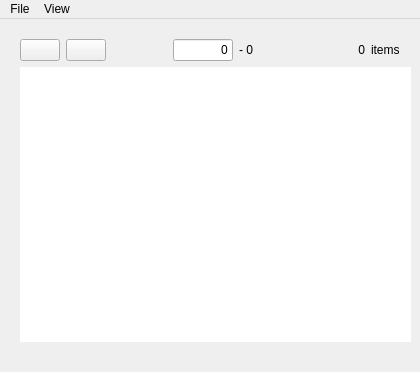
<?xml version="1.0" encoding="UTF-8"?>
<ui version="4.0">
 <class>MainWindow</class>
 <widget class="QMainWindow" name="MainWindow">
  <property name="geometry">
   <rect>
    <x>0</x>
    <y>0</y>
    <width>420</width>
    <height>372</height>
   </rect>
  </property>
  <property name="sizePolicy">
   <sizepolicy hsizetype="Fixed" vsizetype="Fixed">
    <horstretch>0</horstretch>
    <verstretch>0</verstretch>
   </sizepolicy>
  </property>
  <property name="minimumSize">
   <size>
    <width>420</width>
    <height>372</height>
   </size>
  </property>
  <property name="maximumSize">
   <size>
    <width>420</width>
    <height>372</height>
   </size>
  </property>
  <property name="windowTitle">
   <string>Digit Viewer for Kaggle</string>
  </property>
  <widget class="QWidget" name="centralWidget">
   <widget class="QWidget" name="layoutWidget">
    <property name="geometry">
     <rect>
      <x>9</x>
      <y>9</y>
      <width>402</width>
      <height>314</height>
     </rect>
    </property>
    <layout class="QVBoxLayout" name="verticalLayout">
     <item>
      <layout class="QHBoxLayout" name="horizontalLayout">
       <item>
        <widget class="QPushButton" name="buttonPrevious">
         <property name="text">
          <string/>
         </property>
         <property name="icon">
          <iconset resource="resource.qrc">
           <normaloff>:/Actions-left.png</normaloff>:/Actions-left.png</iconset>
         </property>
        </widget>
       </item>
       <item>
        <widget class="QPushButton" name="buttonNext">
         <property name="text">
          <string/>
         </property>
         <property name="icon">
          <iconset resource="resource.qrc">
           <normaloff>:/Actions-right.png</normaloff>:/Actions-right.png</iconset>
         </property>
        </widget>
       </item>
       <item>
        <spacer name="horizontalSpacer">
         <property name="orientation">
          <enum>Qt::Horizontal</enum>
         </property>
         <property name="sizeHint" stdset="0">
          <size>
           <width>40</width>
           <height>20</height>
          </size>
         </property>
        </spacer>
       </item>
       <item>
        <widget class="QLineEdit" name="editGoTo">
         <property name="minimumSize">
          <size>
           <width>60</width>
           <height>0</height>
          </size>
         </property>
         <property name="maximumSize">
          <size>
           <width>60</width>
           <height>16777215</height>
          </size>
         </property>
         <property name="text">
          <string>0</string>
         </property>
         <property name="maxLength">
          <number>10</number>
         </property>
         <property name="alignment">
          <set>Qt::AlignRight|Qt::AlignTrailing|Qt::AlignVCenter</set>
         </property>
         <property name="placeholderText">
          <string>0</string>
         </property>
        </widget>
       </item>
       <item>
        <widget class="QLabel" name="labelUpTo">
         <property name="minimumSize">
          <size>
           <width>60</width>
           <height>0</height>
          </size>
         </property>
         <property name="text">
          <string>- 0</string>
         </property>
        </widget>
       </item>
       <item>
        <widget class="QLabel" name="labelTotalDigits">
         <property name="minimumSize">
          <size>
           <width>60</width>
           <height>0</height>
          </size>
         </property>
         <property name="maximumSize">
          <size>
           <width>60</width>
           <height>16777215</height>
          </size>
         </property>
         <property name="text">
          <string>0</string>
         </property>
         <property name="alignment">
          <set>Qt::AlignRight|Qt::AlignTrailing|Qt::AlignVCenter</set>
         </property>
        </widget>
       </item>
       <item>
        <widget class="QLabel" name="label">
         <property name="text">
          <string>items</string>
         </property>
        </widget>
       </item>
      </layout>
     </item>
     <item>
      <widget class="DigitPane" name="digit_pane" native="true">
       <property name="minimumSize">
        <size>
         <width>400</width>
         <height>280</height>
        </size>
       </property>
       <property name="maximumSize">
        <size>
         <width>400</width>
         <height>280</height>
        </size>
       </property>
       <property name="autoFillBackground">
        <bool>false</bool>
       </property>
       <property name="styleSheet">
        <string notr="true">background: rgb(255, 255, 255)</string>
       </property>
      </widget>
     </item>
    </layout>
   </widget>
  </widget>
  <widget class="QMenuBar" name="menuBar">
   <property name="geometry">
    <rect>
     <x>0</x>
     <y>0</y>
     <width>420</width>
     <height>21</height>
    </rect>
   </property>
   <widget class="QMenu" name="menuFile">
    <property name="title">
     <string>File</string>
    </property>
    <addaction name="actionOpen"/>
    <addaction name="separator"/>
    <addaction name="actionExit"/>
   </widget>
   <widget class="QMenu" name="menuView">
    <property name="title">
     <string>View</string>
    </property>
    <addaction name="actionPrevious"/>
    <addaction name="actionNext"/>
   </widget>
   <addaction name="menuFile"/>
   <addaction name="menuView"/>
  </widget>
  <widget class="QStatusBar" name="statusBar">
   <property name="sizeGripEnabled">
    <bool>false</bool>
   </property>
  </widget>
  <action name="actionExit">
   <property name="text">
    <string>Exit</string>
   </property>
   <property name="shortcut">
    <string>Ctrl+Q</string>
   </property>
  </action>
  <action name="actionOpen">
   <property name="text">
    <string>Open...</string>
   </property>
   <property name="toolTip">
    <string>Open a digit data file</string>
   </property>
   <property name="shortcut">
    <string>Ctrl+O</string>
   </property>
  </action>
  <action name="actionNext">
   <property name="icon">
    <iconset>
     <normalon>:/Actions-right.png</normalon>
    </iconset>
   </property>
   <property name="text">
    <string>Next</string>
   </property>
   <property name="toolTip">
    <string>Go to next page</string>
   </property>
   <property name="shortcut">
    <string>Right</string>
   </property>
  </action>
  <action name="actionPrevious">
   <property name="icon">
    <iconset>
     <normalon>:/Actions-left.png</normalon>
    </iconset>
   </property>
   <property name="text">
    <string>Previous</string>
   </property>
   <property name="toolTip">
    <string>Go to previous page</string>
   </property>
   <property name="shortcut">
    <string>Left</string>
   </property>
  </action>
 </widget>
 <layoutdefault spacing="6" margin="11"/>
 <customwidgets>
  <customwidget>
   <class>DigitPane</class>
   <extends>QWidget</extends>
   <header>digitpane.h</header>
   <container>1</container>
   <slots>
    <slot>onNext()</slot>
    <slot>onPrevious()</slot>
    <slot>onSetOffset(QString)</slot>
    <slot>onOffsetEdited()</slot>
   </slots>
  </customwidget>
 </customwidgets>
 <resources>
  <include location="resource.qrc"/>
 </resources>
 <connections>
  <connection>
   <sender>actionExit</sender>
   <signal>triggered()</signal>
   <receiver>MainWindow</receiver>
   <slot>close()</slot>
   <hints>
    <hint type="sourcelabel">
     <x>-1</x>
     <y>-1</y>
    </hint>
    <hint type="destinationlabel">
     <x>199</x>
     <y>149</y>
    </hint>
   </hints>
  </connection>
  <connection>
   <sender>actionNext</sender>
   <signal>triggered()</signal>
   <receiver>digit_pane</receiver>
   <slot>onNext()</slot>
   <hints>
    <hint type="sourcelabel">
     <x>-1</x>
     <y>-1</y>
    </hint>
    <hint type="destinationlabel">
     <x>209</x>
     <y>202</y>
    </hint>
   </hints>
  </connection>
  <connection>
   <sender>buttonPrevious</sender>
   <signal>clicked()</signal>
   <receiver>digit_pane</receiver>
   <slot>onPrevious()</slot>
   <hints>
    <hint type="sourcelabel">
     <x>33</x>
     <y>46</y>
    </hint>
    <hint type="destinationlabel">
     <x>54</x>
     <y>80</y>
    </hint>
   </hints>
  </connection>
  <connection>
   <sender>buttonNext</sender>
   <signal>clicked()</signal>
   <receiver>digit_pane</receiver>
   <slot>onNext()</slot>
   <hints>
    <hint type="sourcelabel">
     <x>71</x>
     <y>46</y>
    </hint>
    <hint type="destinationlabel">
     <x>150</x>
     <y>105</y>
    </hint>
   </hints>
  </connection>
  <connection>
   <sender>actionPrevious</sender>
   <signal>triggered()</signal>
   <receiver>digit_pane</receiver>
   <slot>onPrevious()</slot>
   <hints>
    <hint type="sourcelabel">
     <x>-1</x>
     <y>-1</y>
    </hint>
    <hint type="destinationlabel">
     <x>209</x>
     <y>202</y>
    </hint>
   </hints>
  </connection>
  <connection>
   <sender>editGoTo</sender>
   <signal>editingFinished()</signal>
   <receiver>digit_pane</receiver>
   <slot>onOffsetEdited()</slot>
   <hints>
    <hint type="sourcelabel">
     <x>221</x>
     <y>44</y>
    </hint>
    <hint type="destinationlabel">
     <x>284</x>
     <y>65</y>
    </hint>
   </hints>
  </connection>
 </connections>
</ui>
